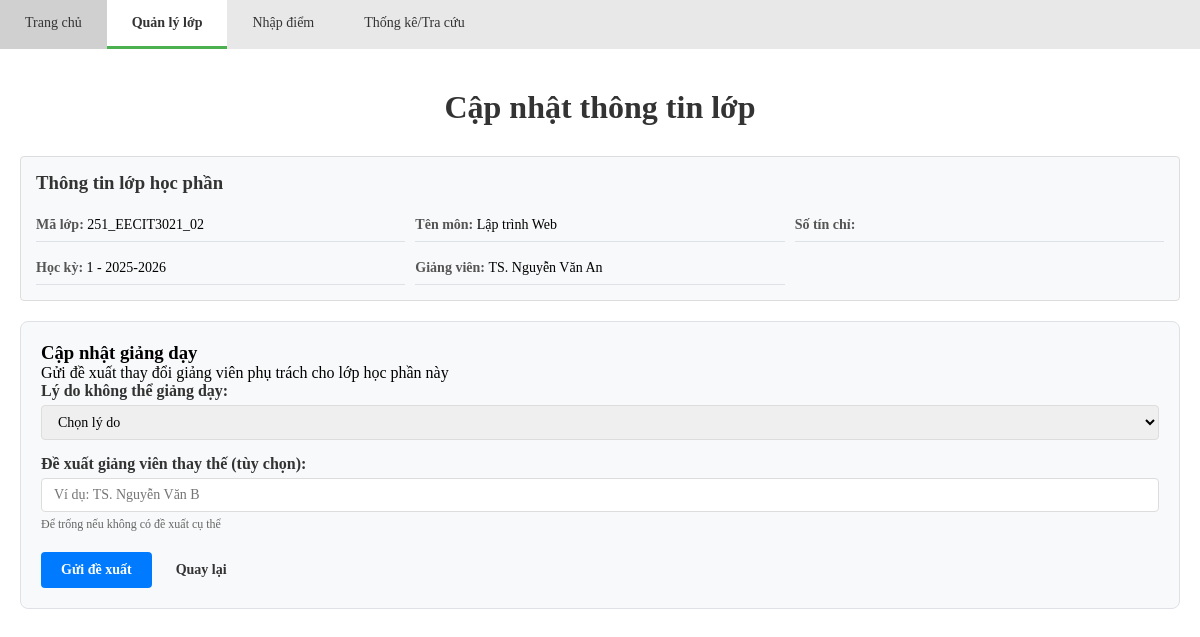
Screenshot of /index.php?page=quan_ly_lop&action=edit&id=251_EECIT3021_02 with the database file from the repository.
### tables this page shows
CREATE TABLE LopHocPhan (
    MaLopHocPhan VARCHAR(25) PRIMARY KEY,
    TenMonHoc VARCHAR(100) NOT NULL,
    HocKy TINYINT CHECK (HocKy IN (1, 2)),
    NamHoc CHAR(9),
    GiangVienPhuTrach VARCHAR(100) NOT NULL,
    TrangThaiLop VARCHAR(20) CHECK (TrangThaiLop IN ('hoạt động', 'đã xóa')),
    LyDoCapNhatXoa VARCHAR(255)
);

### modules/quan_ly_lop.php (the view, shortened to what this page needs)
<?php
$action = $_GET['action'] ?? 'list';
$edit_class = null;
if ($action === 'edit' && isset($_GET['id'])) {
    try {
        $stmt = $pdo->prepare("SELECT * FROM LopHocPhan WHERE MaLopHocPhan = :id AND TrangThaiLop = 'hoạt động'");
        $stmt->execute([':id' => $_GET['id']]);
        $edit_class = $stmt->fetch();
    } catch (Exception $e) {
        $error_message = "Lỗi: " . $e->getMessage();
        $action = 'list';
    }
}
try {
    $where_conditions = ["TrangThaiLop = 'hoạt động'"];
    $params = [];
    $where_clause = implode(' AND ', $where_conditions);
    $sql = "SELECT * FROM LopHocPhan WHERE {$where_clause} ORDER BY MaLopHocPhan";
    $stmt = $pdo->prepare($sql);
    $stmt->execute($params);
    $classes = $stmt->fetchAll();
} catch (Exception $e) {
    $error_message = "Lỗi: " . $e->getMessage();
    $classes = [];
}
?>
<?php if ($action === 'edit' && $edit_class): ?>
    <h1>Cập nhật thông tin lớp</h1>
    <div style="background: #f8f9fa; padding: 15px; border: 1px solid #ddd; margin-bottom: 20px; border-radius: 4px; font-family: 'Times New Roman', Tahoma, Geneva, Verdana, sans-serif;">
        <h3 style="margin: 0 0 15px 0; color: #333; font-family: 'Times New Roman', Tahoma, Geneva, Verdana, sans-serif;">Thông tin lớp học phần</h3>
        <div style="display: grid; grid-template-columns: repeat(auto-fit, minmax(300px, 1fr)); gap: 10px; font-size: 14px; font-family: 'Times New Roman', Tahoma, Geneva, Verdana, sans-serif;">
            <div style="padding: 8px 0; border-bottom: 1px solid #dee2e6;">
                <span style="font-weight: bold; color: #555;">Mã lớp: </span>
                <span><?= htmlspecialchars($edit_class['MaLopHocPhan']) ?></span>
            </div>
            <div style="padding: 8px 0; border-bottom: 1px solid #dee2e6;">
                <span style="font-weight: bold; color: #555;">Tên môn: </span>
                <span><?= htmlspecialchars($edit_class['TenMonHoc']) ?></span>
            </div>
            <div style="padding: 8px 0; border-bottom: 1px solid #dee2e6;">
                <span style="font-weight: bold; color: #555;">Số tín chỉ: </span>
            </div>
            <div style="padding: 8px 0; border-bottom: 1px solid #dee2e6;">
                <span style="font-weight: bold; color: #555;">Học kỳ: </span>
                <span><?= htmlspecialchars($edit_class['HocKy']) ?> - <?= htmlspecialchars($edit_class['NamHoc']) ?></span>
            </div>
            <div style="padding: 8px 0; border-bottom: 1px solid #dee2e6;">
                <span style="font-weight: bold; color: #555;">Giảng viên: </span>
                <span><?= htmlspecialchars($edit_class['GiangVienPhuTrach']) ?></span>
            </div>
        </div>
    </div>
    <div class="form-container">
        <h3>Cập nhật giảng dạy</h3>
        <p>Gửi đề xuất thay đổi giảng viên phụ trách cho lớp học phần này</p>
        <form method="POST" action="">
            <div class="form-group">
                <label for="ly_do_chon">Lý do không thể giảng dạy:</label>
                <select id="ly_do_chon" name="ly_do_chon" required onchange="toggleChiTiet()">
                    <option value="">Chọn lý do</option>
                </select>
            </div>
            <div class="form-group">
                <label for="giang_vien_thay_the">Đề xuất giảng viên thay thế (tùy chọn):</label>
                <input type="text" id="giang_vien_thay_the" name="giang_vien_thay_the"
                       placeholder="Ví dụ: TS. Nguyễn Văn B">
                <small style="color: #666; font-size: 12px;">Để trống nếu không có đề xuất cụ thể</small>
            </div>
            <div style="margin-top: 20px;">
                <button type="submit" name="cap_nhat_giang_day" class="btn btn-primary">Gửi đề xuất</button>
                <a href="index.php?page=quan_ly_lop" class="btn">Quay lại</a>
            </div>
        </form>
    </div>
<?php endif; ?>

### assests/style.css (style rules this page uses)
* { margin: 0; padding: 0; box-sizing: border-box; }
body { font-family: 'Times New Roman', Tahoma, Geneva, Verdana, sans-serif; background-color: #f5f5f5; }
a { text-decoration: none !important; }
h1 { text-align: center; font-size: 32px; margin-bottom: 30px; color: #333; font-weight: 600; }
.btn { padding: 6px 12px; border: none; border-radius: 3px; cursor: pointer; font-size: 13px; transition: opacity 0.3s; text-decoration: none; font-family: 'Times New Roman', Tahoma, Geneva, Verdana, sans-serif; }
.btn { padding: 8px 16px; background-color: #f8f9fa; border: 1px solid #ccc; cursor: pointer; font-size: 14px; color: #333; text-decoration: none; font-family: 'Times New Roman', Tahoma, Geneva, Verdana, sans-serif; }
.btn-primary { background-color: #007bff; color: white; border-color: #007bff; text-decoration: none; }
.form-group { margin-bottom: 15px; }
.form-container { background: #f8f9fa; padding: 20px; border-radius: 8px; margin: 20px 0; border: 1px solid #dee2e6; }
.form-group label { display: block; margin-bottom: 5px; font-weight: bold; color: #333; }
.form-group input, .form-group select, .form-group textarea { width: 100%; padding: 8px 12px; border: 1px solid #ddd; border-radius: 4px; font-size: 14px; font-family: inherit; }
.btn { padding: 10px 20px; border: none; border-radius: 4px; cursor: pointer; font-size: 14px; font-weight: bold; text-decoration: none; display: inline-block; transition: background-color 0.3s; font-family: 'Times New Roman', Tahoma, Geneva, Verdana, sans-serif; }
.btn-primary { background-color: #007bff; color: white; }
.form-group small { display: block; margin-top: 5px; font-size: 12px; color: #666; }

### rows the page displays
lophocphan: MaLopHocPhan "251_EECIT3021_02", TenMonHoc "Lập trình Web", HocKy "1", NamHoc "2025-2026", GiangVienPhuTrach "TS. Nguyễn Văn An"
